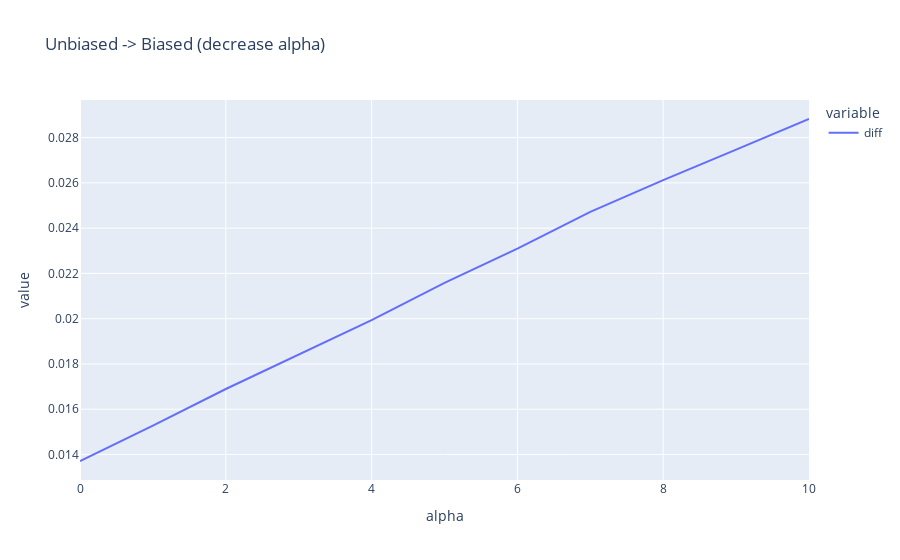

The notebook cell this image was saved under:
### Code cell
px.line(pd.DataFrame(df_out), x='alpha', y=['diff'], title=title)

### Figure 1 — Plotly figure (JSON) as saved in the notebook; plotly's stock layout.template omitted (floating-point values rounded to 4 significant figures)
{"data": [{"hovertemplate": "variable=diff<br>alpha=%{x}<br>value=%{y}<extra></extra>", "legendgroup": "diff", "line": {"color": "#636efa", "dash": "solid"}, "marker": {"symbol": "circle"}, "mode": "lines", "name": "diff", "orientation": "h", "showlegend": true, "type": "scatter", "x": [0, 1, 2, 3, 4, 5, 6, 7, 8, 9, 10], "xaxis": "x", "y": [0.01371, 0.01528, 0.01689, 0.01842, 0.01994, 0.02158, 0.0231, 0.02472, 0.02612, 0.02747, 0.02882], "yaxis": "y"}], "layout": {"autosize": true, "legend": {"title": {"text": "variable"}, "tracegroupgap": 0}, "title": {"text": "Unbiased -> Biased (decrease alpha)"}, "xaxis": {"anchor": "y", "autorange": true, "domain": [0, 1], "range": [0, 10], "title": {"text": "alpha"}, "type": "linear"}, "yaxis": {"anchor": "x", "autorange": true, "domain": [0, 1], "range": [0.01287, 0.02966], "title": {"text": "value"}, "type": "linear"}}}
